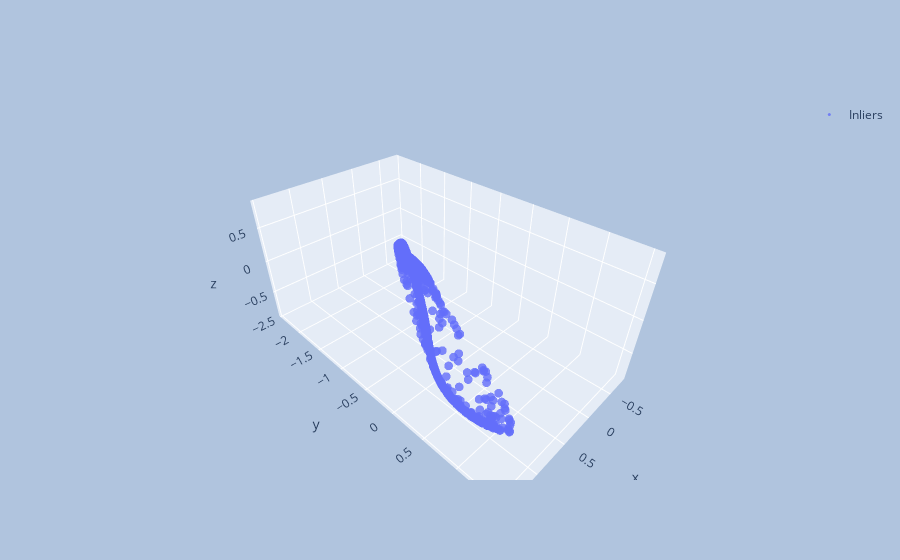

Write notebook code for a chart like this one.
### Code cell
preds = pif.models[800].predict(ds)
plot3d(preds)

### Figure 1 — Plotly figure (JSON) as saved in the notebook; plotly's stock layout.template omitted (floating-point values rounded to 4 significant figures; data arrays with more than 128 entries replaced by an {"elided": "..."} marker saying what was removed)
{"data": [{"marker": {"opacity": 0.8, "size": 3}, "mode": "markers", "name": "Inliers", "type": "scatter3d", "x": {"elided": "1000 float values"}, "y": {"elided": "1000 float values"}, "z": {"elided": "1000 float values"}}, {"marker": {"opacity": 0.8, "size": 3}, "mode": "markers", "name": "Outliers", "type": "scatter3d", "x": [], "y": [], "z": []}], "layout": {"autosize": false, "paper_bgcolor": "LightSteelBlue", "showlegend": true}}
